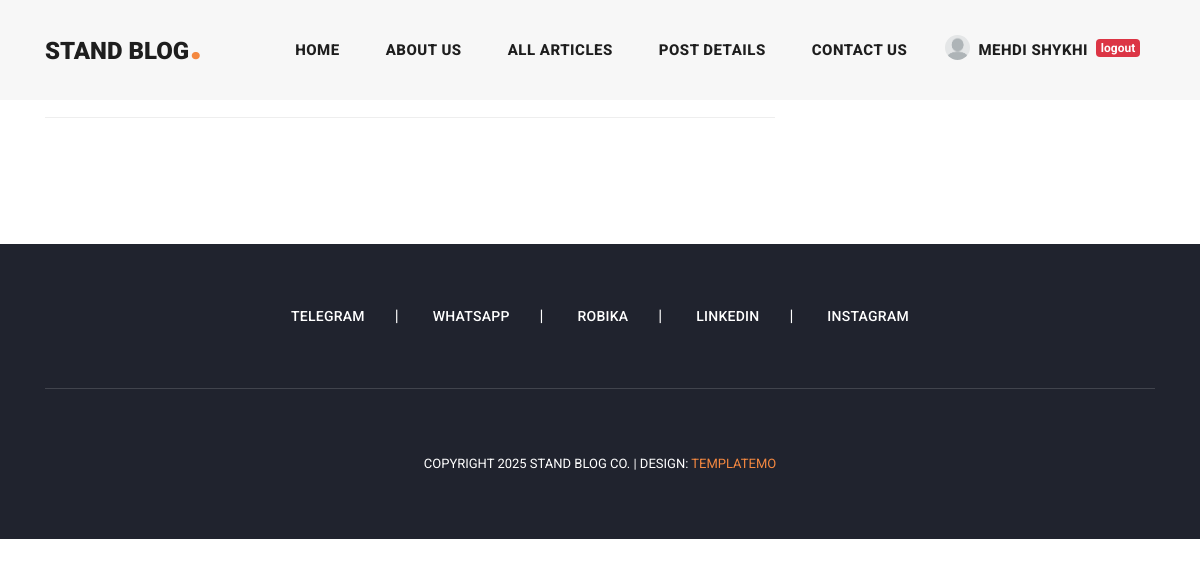
The page /articles/messages/ (signed in) on the database as committed earlier.
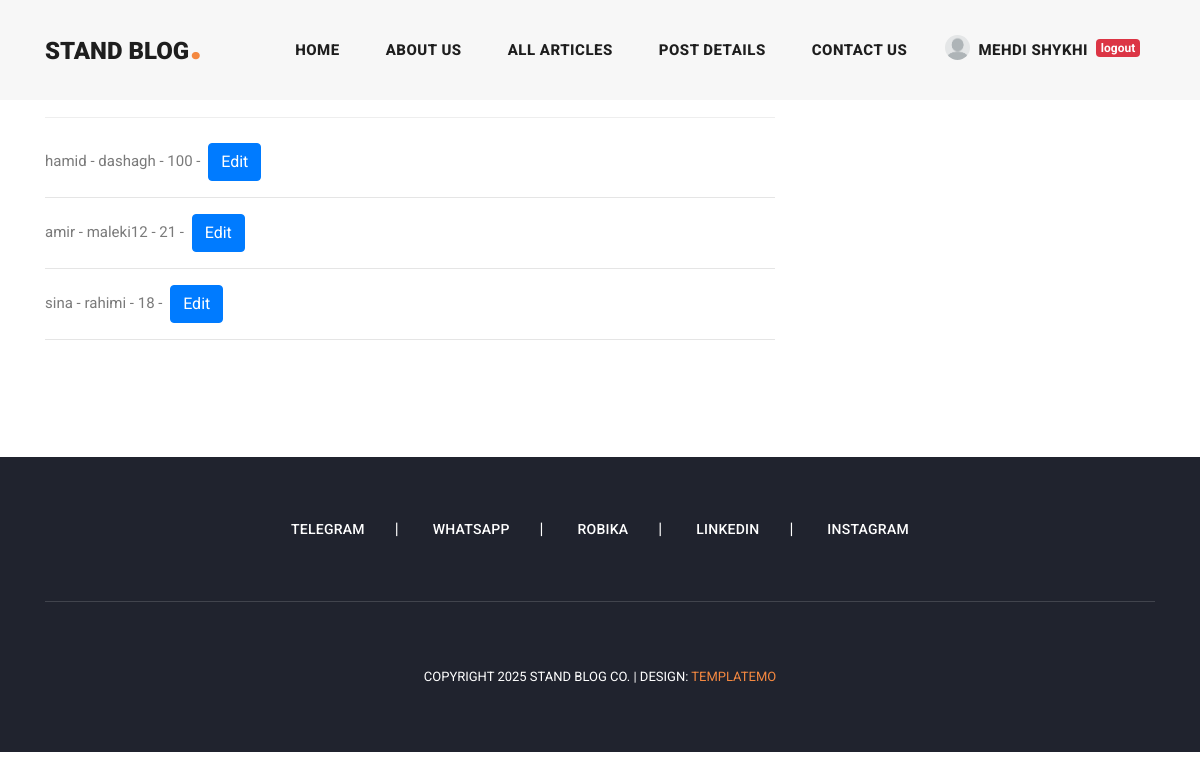
The same page on the database as committed later.
### blog/models.py (models this page shows, shortened)
class Message(models.Model):
    title = models.CharField(max_length=100)
    text = models.TextField()
    email = models.EmailField()
    age = models.IntegerField(default=0)
    created_at = models.DateTimeField(auto_now_add=True,null=True)
    date = models.DateTimeField(default=timezone.now())
    class Meta:
        verbose_name = "پیام"
        verbose_name_plural = "پیام ها"

### blog/views.py (the view)
# urls.py: path('messages/', views.MessagesListView.as_view(), name='message_list'),
class MessagesListView(ListView):
    model = Message

### context_processors/context_processors.py (called while the page is built)
def recent_articles(request):
    recent_articles = Article.objects.order_by('-created')
    categories = Category.objects.all()
    return {'recent_articles': recent_articles,"categories": categories}

### blog/templates/blog/message_list.html (shortened to what this page needs)
{% extends 'base.html' %}
{% load static %}
{% load widget_tweaks %}
{% block content %}
    <section class="contact-us">
        <div class="container">
            <div class="row">
                <div class="col-lg-12">
                    <div class="down-contact">
                        <div class="row">
                            <div class="col-lg-8">
                                <div class="sidebar-item contact-form">
                                    <div class="sidebar-heading">
                                        <h2>Send us a message</h2>
                                    </div>
                                    <div class="content">
                                        {% for m in message_list %}
                                            <p>{{ m.title }} - {{ m.text|truncatewords:20 }} - {{ m.age }} - <span><a href="{% url "blog:message_edit" m.id %}" class="btn btn-primary ml-1">Edit</a></span>
                                                <hr>
                                            </p>
                                        {% endfor %}
                                    </div>
                                </div>
                            </div>
                        </div>
                    </div>
                </div>
                <div class="col-lg-12">
                </div>
            </div>
        </div>
    </section>
{% endblock %}

Rows that differ between the two databases and show on the page:
added Message: title "hamid", text "dashagh", age "100"
added Message: title "amir", text "maleki12", age "21"
added Message: title "sina", text "rahimi", age "18"
